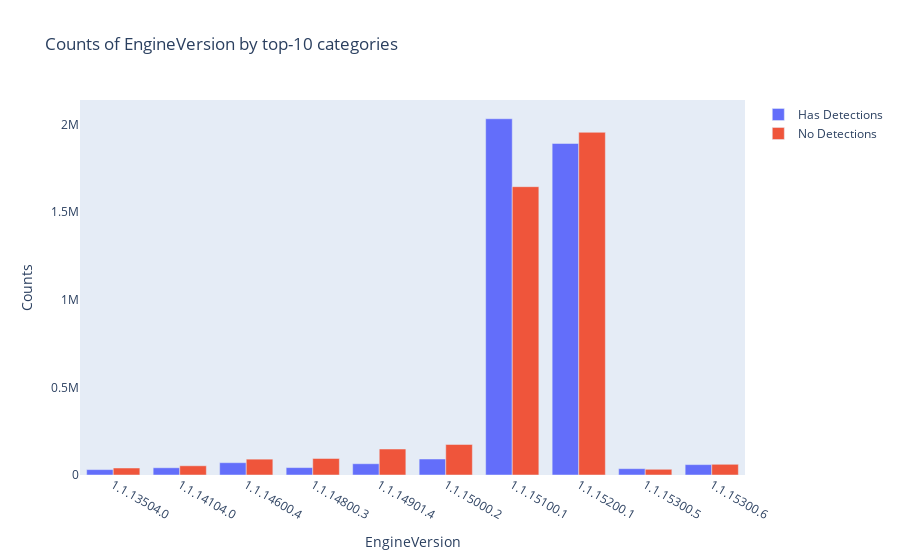

Source (notebook cell):
### Code cell
plot_categorical_feature('EngineVersion', True)

### Figure 1 — Plotly figure (JSON) as saved in the notebook; plotly's stock layout.template omitted (floating-point values rounded to 4 significant figures)
{"data": [{"name": "Has Detections", "type": "bar", "x": ["1.1.13504.0", "1.1.14104.0", "1.1.14600.4", "1.1.14800.3", "1.1.14901.4", "1.1.15000.2", "1.1.15100.1", "1.1.15200.1", "1.1.15300.5", "1.1.15300.6"], "y": [30807, 41295, 70201, 42273, 64245, 91183, 2031651, 1890743, 36099, 59240]}, {"name": "No Detections", "type": "bar", "x": ["1.1.13504.0", "1.1.14104.0", "1.1.14600.4", "1.1.14800.3", "1.1.14901.4", "1.1.15000.2", "1.1.15100.1", "1.1.15200.1", "1.1.15300.5", "1.1.15300.6"], "y": [39838, 52631, 90384, 94203, 148163, 174035, 1644264, 1954324, 32617, 61055]}], "layout": {"barmode": "group", "legend": {"orientation": "v"}, "title": {"text": "Counts of EngineVersion by top-10 categories"}, "xaxis": {"showgrid": false, "showline": false, "title": {"text": "EngineVersion"}, "zeroline": false}, "yaxis": {"showgrid": false, "showline": false, "title": {"text": "Counts"}, "zeroline": false}}}
